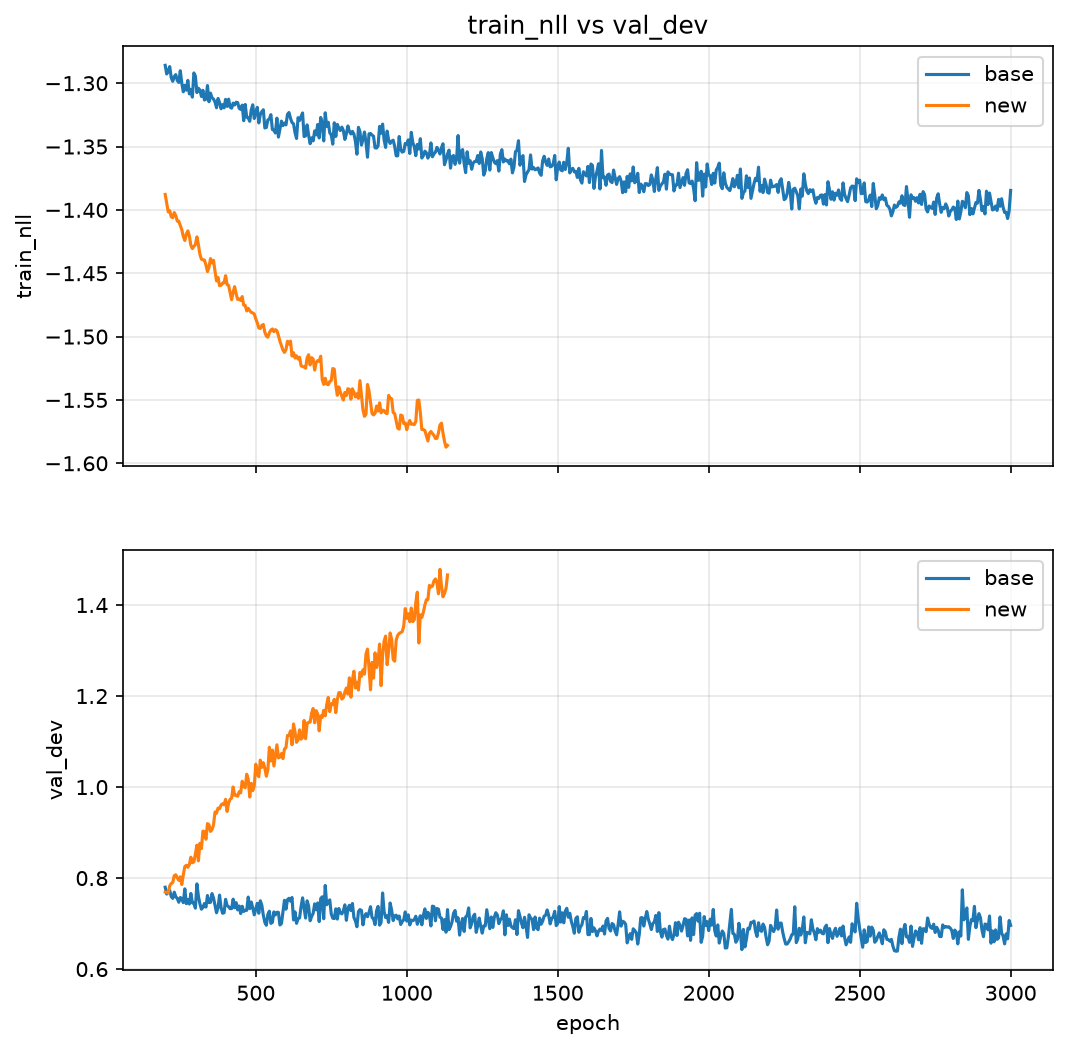

Source code (Python):
import re
import os
import matplotlib.pyplot as plt

# 可以直接填入檔案路徑，或者使用 tuple: ("檔案路徑", "自訂標籤")
# 若只有路徑，預設會使用檔案名稱作為標籤
log1=("model/v2_ddae_base/result/result-random.log",'base')
log2=""
log3= ("model/v2_deep_vae/result/result.log","new")
log4=""
log5=""
log6=""
log7=""

# 將所有要比較的 log 變數放入列表中，並自動過濾掉空字串
LOG_FILES = [log for log in [log1, log2, log3, log4, log5, log6, log7] if log]

MIN_EPOCH = 200

def parse_metrics(log_path):
    """
    傳入值: log_path (str) - result.log 檔案路徑
    return值: (epochs, train_nlls, val_devs) - 三個等長 list，
              分別為 epoch 數、對應的 train_nll、val_dev 數值
    """
    epochs = []
    train_nlls = []
    val_devs = []
    pattern = re.compile(
        r"epoch\s+(\d+)\s*\|.*?train_nll\s+([-\d.]+).*?val_dev\s+([-\d.]+)"
    )
    with open(log_path, "r") as f:
        for line in f:
            m = pattern.search(line)
            if m:
                epochs.append(int(m.group(1)))
                train_nlls.append(float(m.group(2)))
                val_devs.append(float(m.group(3)))
    return epochs, train_nlls, val_devs


def main():
    if not LOG_FILES:
        print("沒有設定任何 log 檔案")
        return

    fig, (ax_train, ax_val) = plt.subplots(2, 1, figsize=(8, 8), sharex=True)

    for item in LOG_FILES:
        # 支援 ("路徑", "標籤") 或 "路徑" 兩種格式
        if isinstance(item, tuple) and len(item) == 2:
            log_path, name = item
        else:
            log_path = item
            name = os.path.basename(os.path.dirname(os.path.dirname(log_path))) + "/" + os.path.basename(log_path) # 用部分路徑當預設標籤，比較清楚
            # 或者單純用 log_path 也行，這裡改用原來的 log_path 保持一致
            name = log_path

        if not os.path.exists(log_path):
            print(f"找不到檔案，略過: {log_path}")
            continue

        epochs, train, val = parse_metrics(log_path)
        
        # 過濾掉小於 MIN_EPOCH 的數據
        filtered = [(e, t, v) for e, t, v in zip(epochs, train, val) if e >= MIN_EPOCH]
        if not filtered:
            continue
            
        epochs, train, val = zip(*filtered)

        ax_train.plot(epochs, train, label=name)
        ax_val.plot(epochs, val, label=name)

    ax_train.set_ylabel("train_nll")
    ax_train.set_title("train_nll vs val_dev")
    ax_train.legend()
    ax_train.grid(True, alpha=0.3)

    ax_val.set_xlabel("epoch")
    ax_val.set_ylabel("val_dev")
    ax_val.legend()
    ax_val.grid(True, alpha=0.3)

    out_path = os.path.join(os.path.dirname(__file__), "log_compare.png")
    fig.savefig(out_path, dpi=150, bbox_inches="tight")
    print(f"saved to {out_path}")


if __name__ == "__main__":
    main()
